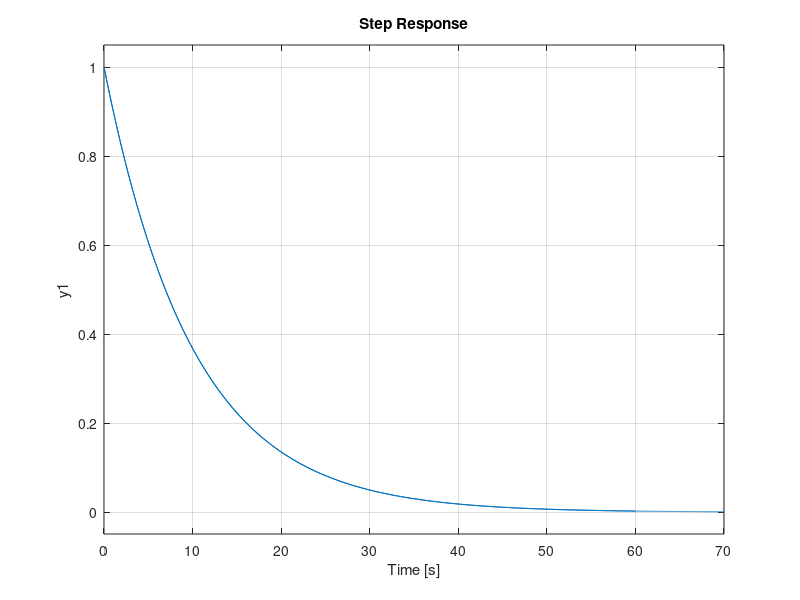

This chart was generated by the following MATLAB code:
%% LPF
tau = 10.0;
sysc = tf([1],[tau 1]);
[A, B, C, D]  = tf2ss([1],[tau 1]);
ssc = ss(A,B,C,D)
ssd = c2d(ssc,1/40)
step(sysc); grid on;
%% HPF
tau = 10.0;
sysc = tf([tau 0],[tau 1]);
[A, B, C, D]  = tf2ss([tau 0],[tau 1]);
ssc = ss(A,B,C,D)
ssd = c2d(ssc,1/40)

%%
figure(1);
step(ssc); hold on;
step(ssd); hold off; grid on;
